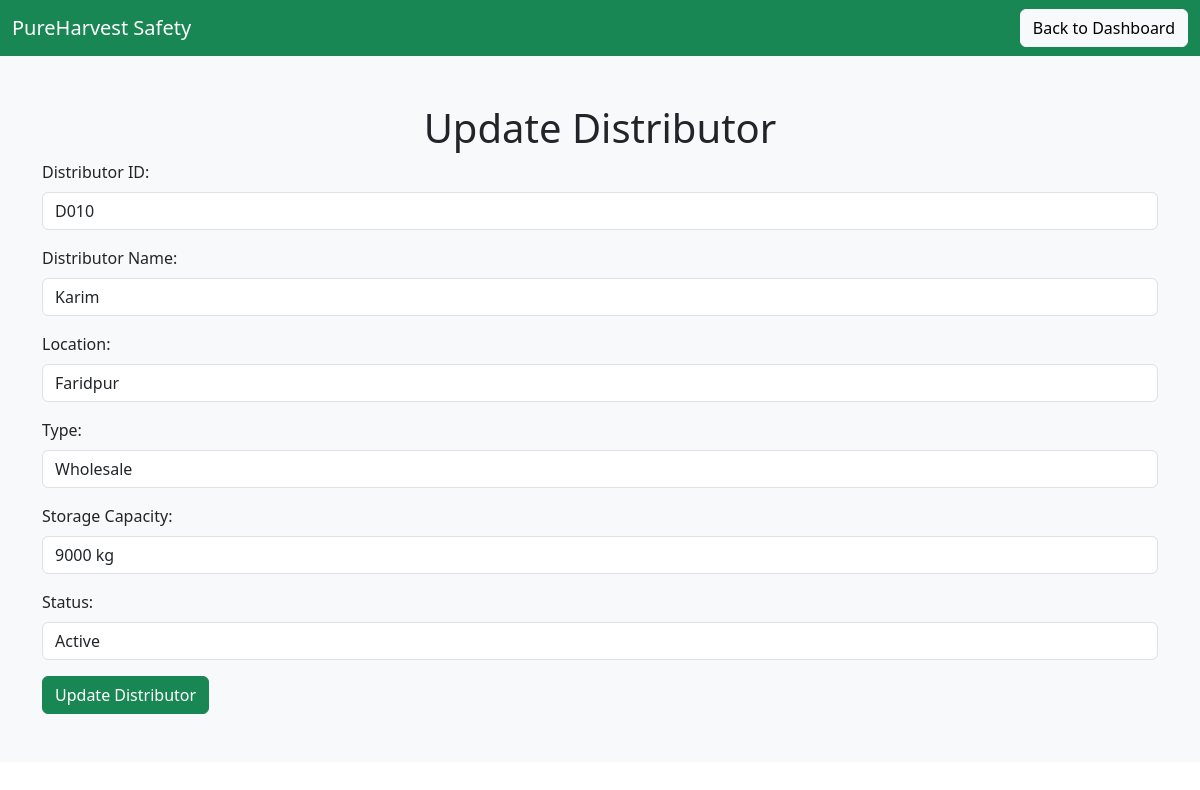
/update_distributor.php?id=D010, run on the app's committed database.
### tables this page shows
CREATE TABLE `distributor` (
  `id` int(11) NOT NULL,
  `distributor_id` varchar(255) NOT NULL,
  `distributor_name` varchar(255) NOT NULL,
  `location` varchar(255) NOT NULL,
  `type` varchar(100) NOT NULL,
  `storage_capacity` varchar(100) NOT NULL,
  `status` varchar(50) NOT NULL
);

### update_distributor.php (the view, shortened to what this page needs)
<?php
include 'db_connection.php';
if (isset($_GET['id'])) {
    $distributor_id = $_GET['id'];
    $sql = "SELECT * FROM distributor WHERE distributor_id = '$distributor_id'";
    $result = $conn->query($sql);
    if ($result->num_rows > 0) {
        $row = $result->fetch_assoc();
    } else {
        echo "Distributor not found!";
        exit();
    }
}
?>
<!DOCTYPE html>
<html lang="en">
<head>
  <link href="https://cdn.jsdelivr.net/npm/bootstrap@5.3.0/dist/css/bootstrap.min.css" rel="stylesheet">
</head>
<body>
<nav class="navbar navbar-expand-lg navbar-dark bg-success">
  <div class="container-fluid">
    <a class="navbar-brand" href="#">PureHarvest Safety</a>
    <a class="btn btn-light ms-auto" href="index.php">Back to Dashboard</a>
  </div>
</nav>
<section class="py-5 bg-light">
  <div class="container">
    <h1 class="text-center">Update Distributor</h1>
    <form method="POST" action="distributor_update.php?id=<?php echo $row['distributor_id']; ?>">
      <div class="mb-3">
        <label for="distributor_id" class="form-label">Distributor ID:</label>
        <input type="text" name="distributor_id" class="form-control" value="<?php echo $row['distributor_id']; ?>" readonly required>
      </div>
      <div class="mb-3">
        <label for="distributor_name" class="form-label">Distributor Name:</label>
        <input type="text" name="distributor_name" class="form-control" value="<?php echo $row['distributor_name']; ?>" required>
      </div>
      <div class="mb-3">
        <label for="location" class="form-label">Location:</label>
        <input type="text" name="location" class="form-control" value="<?php echo $row['location']; ?>" required>
      </div>
      <div class="mb-3">
        <label for="type" class="form-label">Type:</label>
        <input type="text" name="type" class="form-control" value="<?php echo $row['type']; ?>" required>
      </div>
      <div class="mb-3">
        <label for="storage_capacity" class="form-label">Storage Capacity:</label>
        <input type="text" name="storage_capacity" class="form-control" value="<?php echo $row['storage_capacity']; ?>" required>
      </div>
      <div class="mb-3">
        <label for="status" class="form-label">Status:</label>
        <input type="text" name="status" class="form-control" value="<?php echo $row['status']; ?>" required>
      </div>
      <button type="submit" class="btn btn-success">Update Distributor</button>
    </form>
  </div>
</section>
</body>
</html>

### data on the page
distributor: distributor_id "D010", distributor_name "Karim", location "Faridpur", type "Wholesale", storage_capacity "9000 kg", status "Active"
